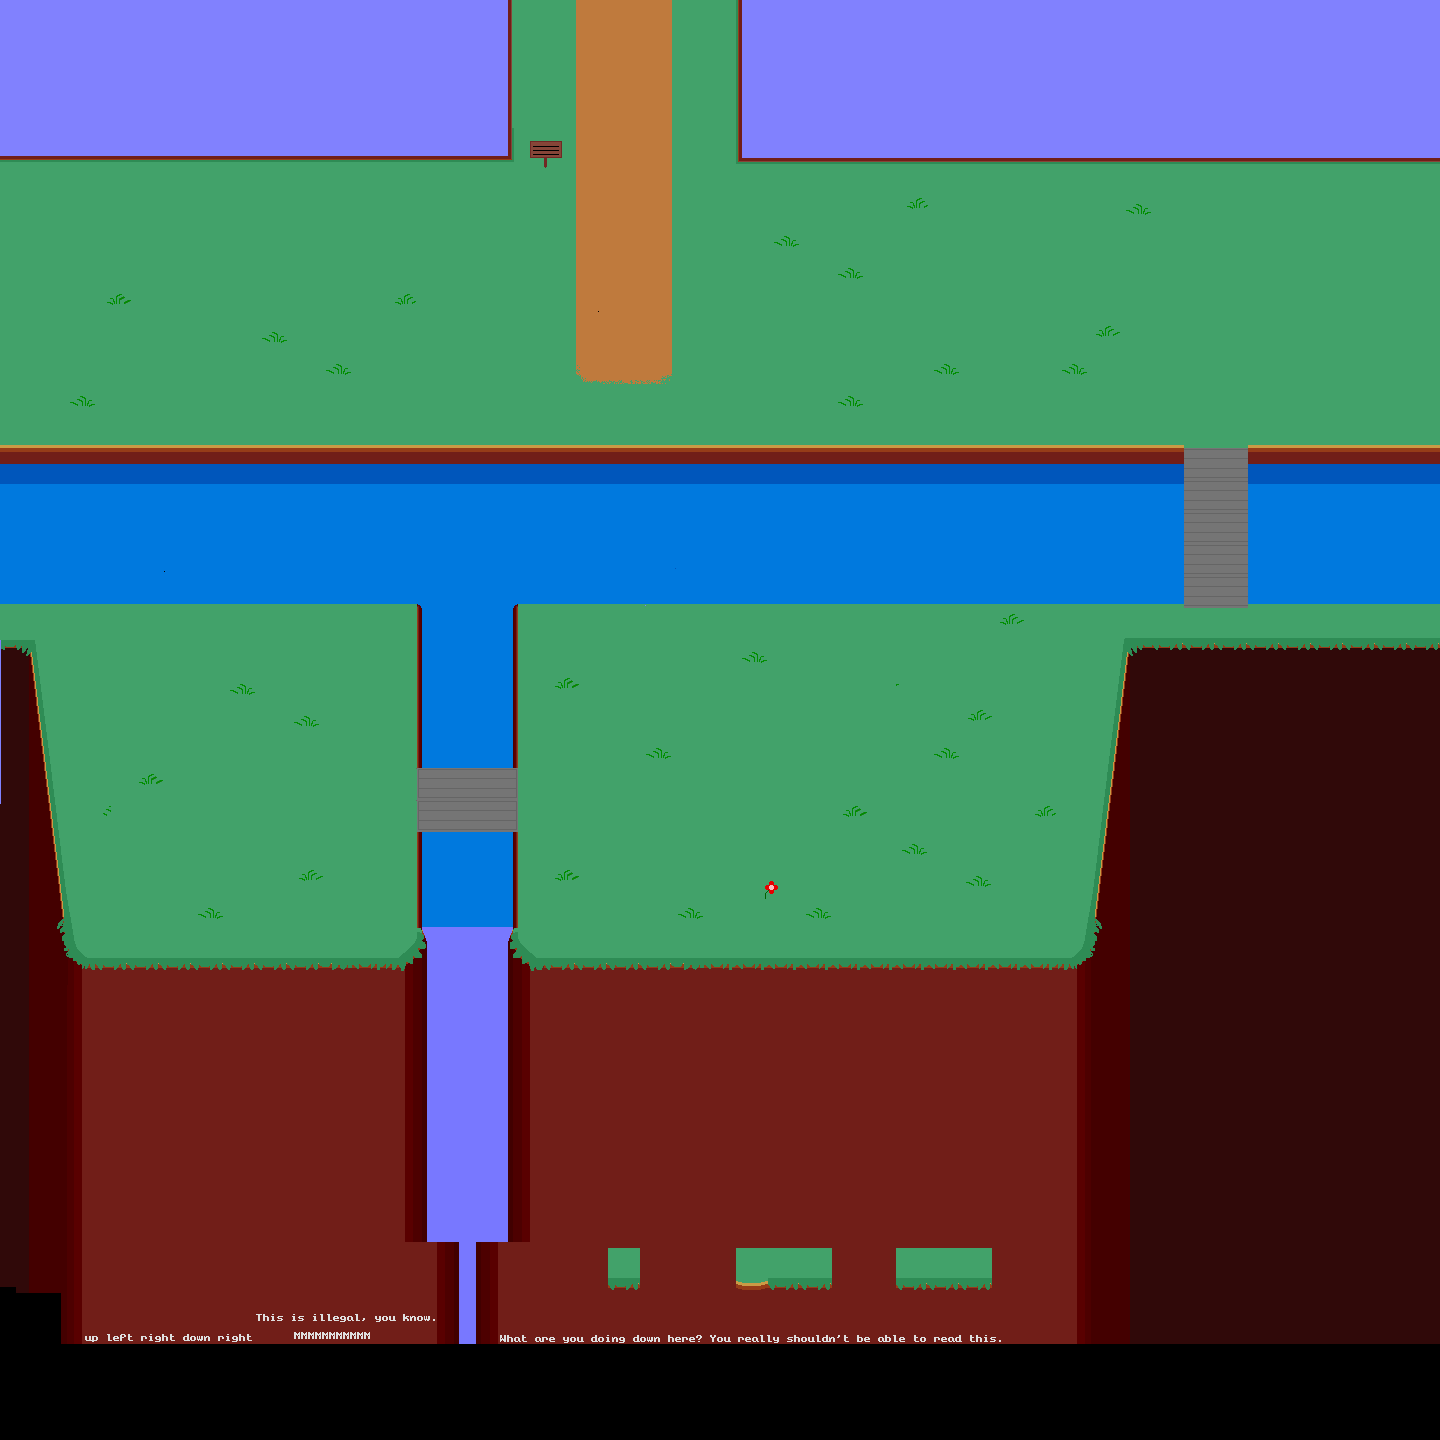

This is a level from a 2D game, rendered from its Tiled map with the project's own tilesets. A one-line summary and the map file follow, with tile-layer data summarised:
An orthogonal 45x45 tile map with 32x32 px tiles, 4 tile layers (Tile Layer 1, Tile Layer 2, Tile Layer 3, Tile Layer 4), 4 tilesets and 38 objects (2x character, 2x item, info, level Info, spobject).

<map version="1.2" tiledversion="1.2.1" orientation="orthogonal" renderorder="right-down" width="45" height="45" tilewidth="32" tileheight="32" infinite="0" nextlayerid="6" nextobjectid="113">
 <tileset firstgid="1" name="grass" tilewidth="32" tileheight="32" tilecount="12" columns="3">
  <image source="grass.png" width="96" height="128" />
 </tileset>
 <tileset firstgid="13" name="grassstage" tilewidth="32" tileheight="32" tilecount="2025" columns="45">
  <image source="grassstage.png" width="1440" height="1440" />
 </tileset>
 <tileset firstgid="2038" name="blocktile" tilewidth="32" tileheight="32" tilecount="1" columns="1">
  <image source="blocktile.png" width="32" height="32" />
  <tile id="0">
   <properties>
    <property name="block" value="" />
   </properties>
  </tile>
 </tileset>
 <tileset firstgid="2039" name="playerstart" tilewidth="32" tileheight="32" tilecount="1" columns="1">
  <image source="playerstart.png" width="32" height="32" />
  <tile id="0">
   <properties>
    <property name="orient" value="down" />
    <property name="playerstart" value="" />
   </properties>
  </tile>
 </tileset>
 <layer id="1" name="Tile Layer 1" width="45" height="45">
  <data>[2025 cells, 140 non-empty, 2 distinct tile ids]</data>
 </layer>
 <layer id="2" name="Tile Layer 2" width="45" height="45">
  <data>[2025 cells, 0 non-empty, 0 distinct tile ids]</data>
 </layer>
 <layer id="3" name="Tile Layer 3" width="45" height="45">
  <data>[2025 cells, 2025 non-empty, 1709 distinct tile ids]</data>
 </layer>
 <objectgroup id="4" name="Object Layer 1">
  <object id="21" x="384" y="0" width="32" height="32">
   <properties>
    <property name="description" value="A surprisingly deep pond. \The water is rather warm ." />
   </properties>
  </object>
  <object id="29" x="320" y="128" width="32" height="32">
   <properties>
    <property name="description" value="Seems like a good place to \watch the sun set..." />
   </properties>
  </object>
  <object id="53" x="1432" y="576" width="32" height="64">
   <properties>
    <property name="NewArea" value="grassstage2b.tmx" />
    <property name="area" value="grassstage2b.tmx" />
    <property name="returnarea" value="1" />
   </properties>
  </object>
  <object id="54" x="-8" y="608" width="8" height="32">
   <properties>
    <property name="NewArea" value="grassstage2.tmx" />
    <property name="area" value="grassstage4.tmx" />
    <property name="returnarea" value="1" />
   </properties>
  </object>
  <object id="56" x="528" y="136" width="32" height="26">
   <properties>
    <property name="block" value="" />
   </properties>
  </object>
  <object id="63" type="info" x="512" y="128" width="64" height="64">
   <properties>
    <property name="description" value="If you can read this, you aren't blind. \Well done! \(Picnic Area is just ahead. Ignore the tower...)" />
   </properties>
  </object>
  <object id="65" x="0" y="448" width="1184" height="16">
   <properties>
    <property name="block" value="" />
   </properties>
  </object>
  <object id="67" x="420" y="528" width="94" height="80">
   <properties>
    <property name="block" value="" />
   </properties>
  </object>
  <object id="69" x="-64" y="576" width="480" height="16">
   <properties>
    <property name="block" value="" />
   </properties>
  </object>
  <object id="70" x="1248" y="576" width="208" height="16">
   <properties>
    <property name="block" value="" />
   </properties>
  </object>
  <object id="72" x="1176" y="456" width="8" height="136">
   <properties>
    <property name="block" value="" />
   </properties>
  </object>
  <object id="74" x="1248" y="456" width="8" height="136">
   <properties>
    <property name="block" value="" />
   </properties>
  </object>
  <object id="76" x="224" y="768" width="32" height="32">
   <properties>
    <property name="orient" value="down" />
    <property name="playerstart" value="" />
    <property name="startarea" value="0" />
   </properties>
  </object>
  <object id="78" name="level Info" x="72" y="48" width="24" height="24">
   <properties>
    <property name="areaname" value="Picnic Area?" />
    <property name="levelinfo" value="1" />
   </properties>
  </object>
  <object id="80" x="-32" y="160" width="32" height="288">
   <properties>
    <property name="NewArea" value="grassstage4.tmx" />
    <property name="area" value="grassstage4.tmx" />
    <property name="returnarea" value="2" />
   </properties>
  </object>
  <object id="81" x="32" y="608" width="32" height="32">
   <properties>
    <property name="orient" value="right" />
    <property name="playerstart" value="" />
    <property name="startarea" value="1" />
   </properties>
  </object>
  <object id="83" x="32" y="390" width="32" height="32">
   <properties>
    <property name="orient" value="right" />
    <property name="playerstart" value="" />
    <property name="startarea" value="2" />
   </properties>
  </object>
  <object id="84" x="1376" y="608" width="32" height="32">
   <properties>
    <property name="orient" value="left" />
    <property name="playerstart" value="" />
    <property name="startarea" value="3" />
   </properties>
  </object>
  <object id="86" name="Save Guy" type="character" x="896" y="736" width="32" height="64">
   <properties>
    <property name="" value="" />
    <property name="description" value="" />
    <property name="image" value="SaveGuy.png" />
    <property name="name" value="Him" />
    <property name="orient" value="right" />
    <property name="save" value="" />
    <property name="sprite" value="" />
   </properties>
  </object>
  <object id="87" type="spobject" x="224" y="1344" width="64" height="64">
   <properties>
    <property name="image" value="sptester.png" />
    <property name="spobject" value="" />
   </properties>
  </object>
  <object id="90" x="104" y="1280" width="92" height="19">
   <text wrap="1" color="#ffffff">Despacito</text>
  </object>
  <object id="93" x="232" y="1264" width="215" height="38">
   <text wrap="1" color="#ffffff">I swear on Lorei's breasts
 I am not a furry...</text>
  </object>
  <object id="96" x="512" y="576" width="665" height="16">
   <properties>
    <property name="block" value="" />
   </properties>
  </object>
  <object id="97" name="Alexander Hamilton" type="character" x="160" y="1344" width="32" height="64">
   <properties>
    <property name="" value="" />
    <property name="description" value="" />
    <property name="image" value="sprites/player.png" />
    <property name="name" value="Copy" />
    <property name="orient" value="right" />
    <property name="sprite" value="" />
    <property name="test" value="" />
   </properties>
  </object>
  <object id="98" x="736" y="864" width="64" height="64">
   <properties>
    <property name="description" value="A lone flower.\Its solitude only makes it more beautiful." />
   </properties>
  </object>
  <object id="99" x="0" y="128" width="512" height="16">
   <properties>
    <property name="block" value="" />
   </properties>
  </object>
  <object id="100" x="736" y="128" width="704" height="16">
   <properties>
    <property name="block" value="" />
   </properties>
  </object>
  <object id="101" x="1248" y="448" width="208" height="16">
   <properties>
    <property name="block" value="" />
   </properties>
  </object>
  <object id="102" x="608" y="64" width="32" height="32">
   <properties>
    <property name="orient" value="down" />
    <property name="playerstart" value="" />
    <property name="startarea" value="4" />
   </properties>
  </object>
  </objectgroup>
 <layer id="5" name="Tile Layer 4" width="45" height="45">
  <data>[2025 cells, 0 non-empty, 0 distinct tile ids]</data>
 </layer>
</map>
<!-- 9 of 38 objects omitted -->
